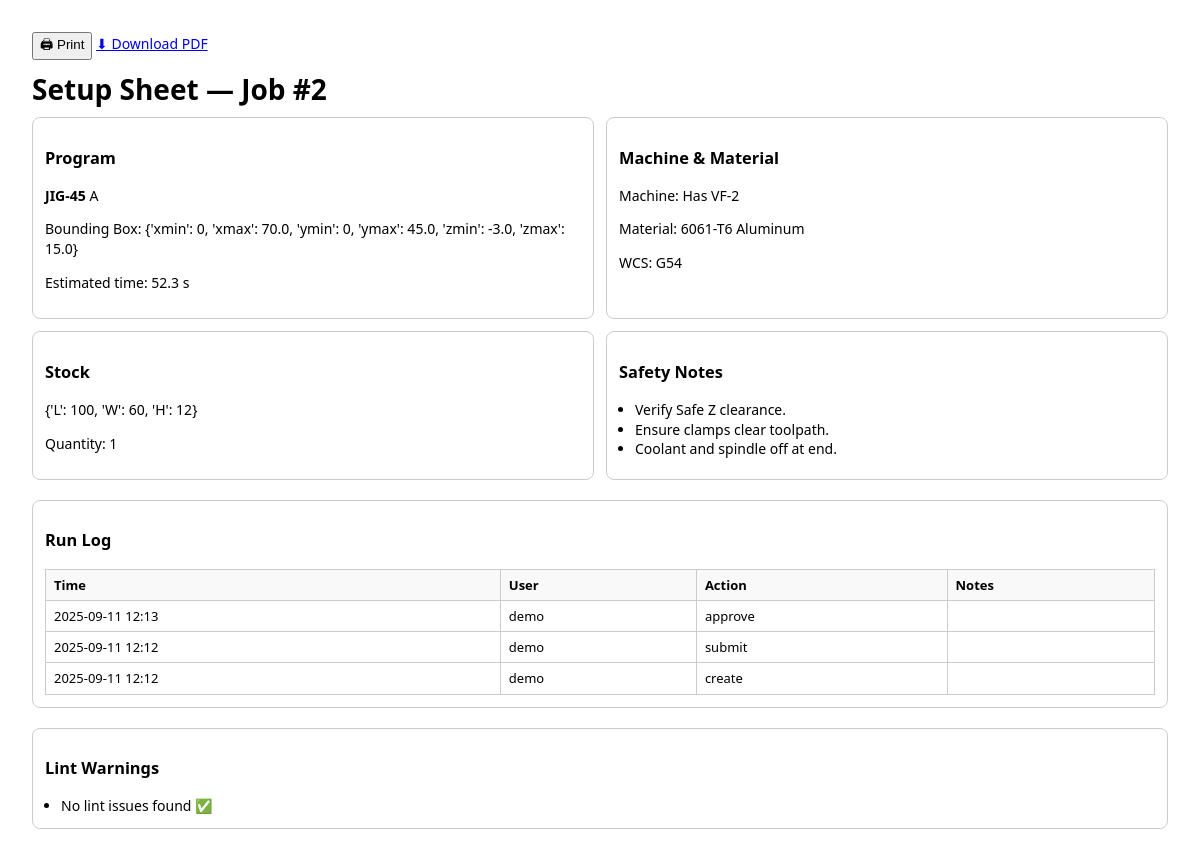
The page /jobs/2/packet/ (signed in) on the database its author committed.
### main_app/models.py (models this page shows, shortened)
class Job(models.Model):
    STATUS = [("draft","Draft"), ("submitted","Submitted"), ("approved","Approved")]
    owner    = models.ForeignKey(User, on_delete=models.CASCADE, related_name="jobs")
    program  = models.ForeignKey("Program", on_delete=models.CASCADE)
    machine  = models.ForeignKey("Machine", on_delete=models.PROTECT)
    material = models.ForeignKey("Material", on_delete=models.PROTECT)
    stock_lwh_mm = models.JSONField(default=dict)
    qty      = models.IntegerField(default=1)
    wcs      = models.CharField(max_length=8, default="G54")
    status   = models.CharField(max_length=10, choices=STATUS, default="draft")
    created_at = models.DateTimeField(auto_now_add=True)
    class Meta:
        ordering = ["-created_at"]

class Program(models.Model):
    owner      = models.ForeignKey(User, on_delete=models.CASCADE, related_name="programs")
    part_no    = models.CharField(max_length=80)
    revision   = models.CharField(max_length=10, blank=True)
    file_name  = models.CharField(max_length=255, blank=True, default="")
    file_mime  = models.CharField(max_length=100, blank=True, default="")
    file_blob  = models.BinaryField(null=True, blank=True)                       # DB storage
    file       = models.FileField(upload_to="programs/", null=True, blank=True)  # optional FS fallback
    units      = models.CharField(max_length=2, default="mm")   # "mm" or "in"
    abs_mode   = models.BooleanField(default=True)              # G90 (True) / G91 (False)
    bbox_json  = models.JSONField(default=dict)                 # {xmin,xmax,ymin,ymax,zmin,zmax}
    meta_json  = models.JSONField(default=dict)                 # tools/feeds/counts/lints (later)
    est_time_s = models.FloatField(default=0)
    created_at = models.DateTimeField(auto_now_add=True)
    class Meta:
        ordering = ["-created_at"]

class Machine(models.Model):
    name = models.CharField(max_length=80)
    max_rpm = models.IntegerField(default=12000)
    max_feed = models.IntegerField(default=4000)   # mm/min
    rapid_xy = models.IntegerField(default=3000)   # mm/min
    rapid_z  = models.IntegerField(default=1500)   # mm/min
    safe_z   = models.FloatField(default=5.0)

class Material(models.Model):
    name = models.CharField(max_length=80)
    hardness = models.CharField(max_length=40, blank=True)
    feedspeeds_json = models.JSONField(default=dict, blank=True)

class RunLog(models.Model):
    job  = models.ForeignKey("Job", on_delete=models.CASCADE, related_name="logs")
    user = models.ForeignKey(User, on_delete=models.PROTECT)
    action = models.CharField(max_length=20)
    notes  = models.TextField(blank=True)
    ts = models.DateTimeField(auto_now_add=True)
    class Meta:
        ordering = ["-ts"]

### main_app/views.py (the view)
# urls.py: path("jobs/<int:pk>/packet/", views.job_packet, name="job_packet"),
@login_required
def job_packet(request, pk):
    job = get_object_or_404(Job, pk=pk, owner=request.user)
    try:
        raw = _program_bytes(job.program)
        parsed = _parse_bytes(raw, safe_z_mm=job.machine.safe_z)
        lints = list(parsed["meta"].get("lints", []))
        bb = parsed["bbox_mm"]
        L = float(job.stock_lwh_mm.get("L", 0) or 0)
        W = float(job.stock_lwh_mm.get("W", 0) or 0)
        H = float(job.stock_lwh_mm.get("H", 0) or 0)
        if bb["xmin"] < -1e-6 or bb["xmax"] > L + 1e-6 or bb["ymin"] < -1e-6 or bb["ymax"] > W + 1e-6:
            lints.append(
                {
                    "code": "EXIT_STOCK_XY",
                    "sev": "warn",
                    "msg": f"Toolpath leaves XY stock bounds (X:[0,{L}] Y:[0,{W}])",
                }
            )
        if bb["zmin"] < -H - 1e-6:
            lints.append(
                {
                    "code": "EXIT_STOCK_Z",
                    "sev": "warn",
                    "msg": f"Toolpath goes below stock thickness (Zmin {bb['zmin']:.3f} < -{H} mm)",
                }
            )
        lint_results = {"lints": lints}
    except Exception as e:
        lint_results = {"error": str(e)}
    logs = job.logs.select_related("user").order_by("-ts")
    return render(
        request,
        "main_app/job_packet.html",
        {
            "job": job,
            "lint_results": lint_results,
            "logs": logs,
        },
    )

### main_app/views.py (called while the page is built)
def _program_bytes(prog: Program) -> bytes:
    blob = getattr(prog, "file_blob", None)
    if blob:
        return bytes(blob)
    if prog.file:
        with prog.file.open("rb") as fh:
            return fh.read()
    raise FileNotFoundError("Program has no file data")

### main_app/templates/main_app/job_packet.html (shortened to what this page needs)
<!doctype html>
<html>
<head>
</head>
<body>
  <div class="no-print" style="margin-bottom:10px;">
    <button onclick="print()">🖨 Print</button>
    <a class="btn" href="{% url 'job_packet_pdf' job.pk %}">⬇ Download PDF</a>
  </div>
  <h1>Setup Sheet — Job #{{ job.id }}</h1>
  <div class="grid">
    <div class="box">
      <h3>Program</h3>
      <p><strong>{{ job.program.part_no }}</strong> {{ job.program.revision }}</p>
      <p>Bounding Box: {{ job.program.bbox_json }}</p>
      <p>Estimated time: {{ job.program.est_time_s|floatformat:1 }} s</p>
    </div>
    <div class="box">
      <h3>Machine & Material</h3>
      <p>Machine: {{ job.machine.name }}</p>
      <p>Material: {{ job.material.name }}</p>
      <p>WCS: {{ job.wcs }}</p>
    </div>
    <div class="box">
      <h3>Stock</h3>
      <p>{{ job.stock_lwh_mm }}</p>
      <p>Quantity: {{ job.qty }}</p>
    </div>
    <div class="box">
      <h3>Safety Notes</h3>
      <ul>
        <li>Verify Safe Z clearance.</li>
        <li>Ensure clamps clear toolpath.</li>
        <li>Coolant and spindle off at end.</li>
      </ul>
    </div>
  </div>
  {% if logs %}
  <div class="box" style="margin-top:20px;">
    <h3>Run Log</h3>
    <table>
      <tr><th>Time</th><th>User</th><th>Action</th><th>Notes</th></tr>
      {% for log in logs %}
      <tr>
        <td>{{ log.ts|date:"Y-m-d H:i" }}</td>
        <td>{{ log.user.username }}</td>
        <td>{{ log.action }}</td>
        <td>{{ log.notes }}</td>
      </tr>
      {% endfor %}
    </table>
  </div>
  {% endif %}
  {% if lint_results %}
  <div class="box" style="margin-top:20px;">
    <h3>Lint Warnings</h3>
    <ul>
      {% for lint in lint_results.lints %}
        <li><strong>[{{ lint.sev|upper }}]</strong> {{ lint.code }} — {{ lint.msg }}</li>
      {% empty %}
        <li>No lint issues found ✅</li>
      {% endfor %}
    </ul>
  </div>
  {% endif %}
</body>
</html>

### main_app/templates/main_app/job_packet.html (style rules this page uses)
body { font:14px/1.4 system-ui; padding:24px; }
h1 { margin:0 0 8px; }
.grid { display:grid; grid-template-columns:1fr 1fr; gap:12px; }
.box { border:1px solid #ccc; padding:12px; border-radius:8px; }
table { width:100%; border-collapse:collapse; margin-top:8px; }
th, td { border:1px solid #ccc; padding:6px 8px; text-align:left; font-size:13px; }
th { background:#f9f9f9; }
ul { margin:0; padding-left:16px; }

### rows shown on the page
Job: id "2", program.part_no "JIG-45", program.revision "A", program.bbox_json "{'xmin': 0, 'xmax': 70.0, 'ymin': 0, 'ymax': 45.0, 'zmin': -3.0, 'zmax': 15.0}", program.est_time_s "52.3", machine.name "Has VF-2", material.name "6061-T6 Aluminum", wcs "G54", stock_lwh_mm "{'L': 100, 'W': 60, 'H': 12}", qty "1"
RunLog: ts "2025-09-11 12:13", user.username "demo", action "approve"
RunLog: ts "2025-09-11 12:12", user.username "demo", action "submit"
RunLog: ts "2025-09-11 12:12", user.username "demo", action "create"
